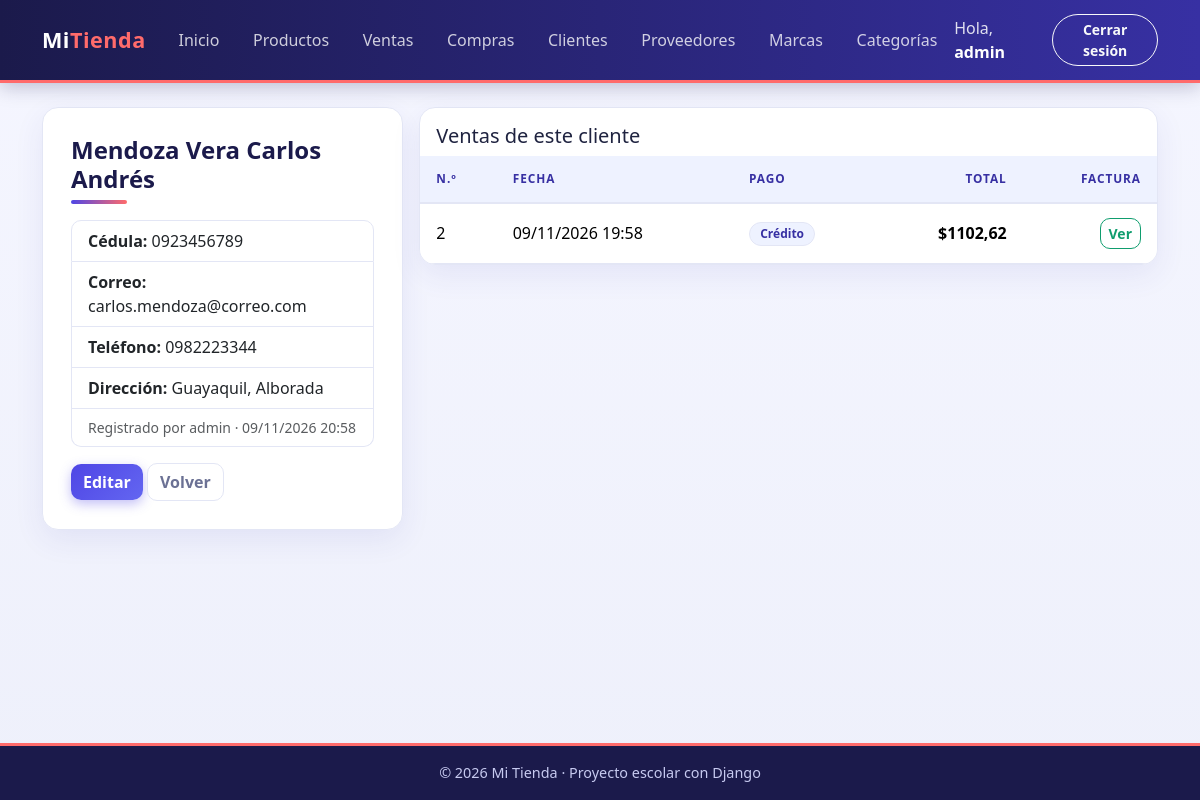
The page /facturacion/clientes/2/ (signed in) on the database its author committed.
### facturacion/models.py (models this page shows, shortened)
class ModeloBase(models.Model):
    user = models.ForeignKey(                    # 1:N con User: un usuario registra muchos registros
        User,
        on_delete=models.SET_NULL,               # Si borran al usuario, el registro se queda con user vacío
        null=True,                               # SET_NULL necesita que la columna acepte NULL
        blank=True,
        editable=False,                          # No aparece en formularios: lo llena la VISTA, no la persona
        related_name="%(class)s_registrados",    # %(class)s = nombre del modelo → user.producto_registrados
        verbose_name="Registrado por",
    )
    fecha_creacion = models.DateTimeField("Fecha de creación", auto_now_add=True)   # Se llena sola al CREAR
    fecha_modificacion = models.DateTimeField("Última modificación", auto_now=True) # Se actualiza sola en CADA save()
    class Meta:
        abstract = True                          # ← LA CLAVE: modelo "molde", sin tabla propia

class Cliente(ModeloBase):
    cedula = models.CharField("Cédula", max_length=10, unique=True)
    nombres = models.CharField(max_length=80)
    apellidos = models.CharField(max_length=80)
    email = models.EmailField("Correo", blank=True)
    telefono = models.CharField("Teléfono", max_length=15, blank=True)
    direccion = models.CharField("Dirección", max_length=200, blank=True)
    class Meta:
        verbose_name = "Cliente"
        verbose_name_plural = "Clientes"
        ordering = ["apellidos", "nombres"]
    def __str__(self):
        return f"{self.apellidos} {self.nombres}"

class Venta(ModeloBase):
    cliente = models.ForeignKey(Cliente, on_delete=models.PROTECT, related_name="ventas")   # 1:N
    fecha_hora = models.DateTimeField("Fecha y hora", default=timezone.now)   # default: la hora actual, editable
    subtotal = models.DecimalField(max_digits=12, decimal_places=2, default=0, editable=False)
    iva = models.DecimalField("IVA", max_digits=12, decimal_places=2, default=0, editable=False)
    total = models.DecimalField(max_digits=12, decimal_places=2, default=0, editable=False)
    tipo_pago = models.CharField(
        "Tipo de pago",
        max_length=15,
        choices=TipoPago.choices,                # Solo acepta contado, credito, transferencia o tarjeta
        default=TipoPago.CONTADO,
    )
    class Meta:
        verbose_name = "Venta"
        verbose_name_plural = "Ventas"
        ordering = ["-fecha_hora"]               # La más reciente primero

### facturacion/views.py (the view)
# urls.py: path("clientes/<int:pk>/", views.ClienteDetailView.as_view(), name="cliente_detalle"),
class ClienteDetailView(LoginRequiredMixin, DetailView):   # VER UNO: datos + sus ventas
    model = Cliente
    template_name = "facturacion/cliente_detalle.html"
    context_object_name = "cliente"                        # en el HTML: cliente.ventas.all (related_name="ventas")

### facturacion/templates/facturacion/cliente_detalle.html (shortened to what this page needs)
{% extends "base.html" %}
{% block contenido %}
<div class="row g-3">
    <div class="col-lg-4">
        <div class="tarjeta">
            <h1 class="h4 titulo-pagina mb-3">{{ cliente }}</h1>
            <ul class="list-group mb-3">
                <li class="list-group-item"><b>Cédula:</b> {{ cliente.cedula }}</li>
                <li class="list-group-item"><b>Correo:</b> {{ cliente.email|default:"—" }}</li>
                <li class="list-group-item"><b>Teléfono:</b> {{ cliente.telefono|default:"—" }}</li>
                <li class="list-group-item"><b>Dirección:</b> {{ cliente.direccion|default:"—" }}</li>
                <li class="list-group-item small text-muted">Registrado por {{ cliente.user|default:"—" }} · {{ cliente.fecha_creacion|date:"d/m/Y H:i" }}</li>
            </ul>
            <a href="{% url 'facturacion:cliente_editar' cliente.pk %}" class="btn btn-principal">Editar</a>
            <a href="{% url 'facturacion:cliente_lista' %}" class="btn btn-outline-secondary">Volver</a>
        </div>
    </div>
    <div class="col-lg-8">
        <div class="tarjeta p-0 table-responsive">
            <h2 class="h5 p-3 pb-0">Ventas de este cliente</h2>
            <table class="table table-hover align-middle m-0">
                <thead><tr><th>N.º</th><th>Fecha</th><th>Pago</th><th class="text-end">Total</th><th class="text-end">Factura</th></tr></thead>
                <tbody>
                    {% for venta in cliente.ventas.all %}
                    <tr>
                        <td>{{ venta.pk }}</td>
                        <td>{{ venta.fecha_hora|date:"d/m/Y H:i" }}</td>
                        <td><span class="badge bg-light text-dark border">{{ venta.get_tipo_pago_display }}</span></td>
                        <td class="text-end fw-semibold">${{ venta.total }}</td>
                        <td class="text-end"><a href="{% url 'facturacion:venta_detalle' venta.pk %}" class="btn btn-sm btn-outline-success">Ver</a></td>
                    </tr>
                    {% empty %}
                    <tr><td colspan="5" class="text-center text-muted py-4">Este cliente aún no tiene ventas.</td></tr>
                    {% endfor %}
                </tbody>
            </table>
        </div>
    </div>
</div>
{% endblock %}

### templates/base.html (shortened to what this page needs)
{% load static %}
<!DOCTYPE html>
<html lang="es">
<head>
    <link href="https://cdn.jsdelivr.net/npm/bootstrap@5.3.3/dist/css/bootstrap.min.css" rel="stylesheet">
    <link rel="stylesheet" href="{% static 'css/estilos.css' %}">
</head>
<body>
    <nav class="navbar navbar-expand-lg navbar-dark barra">
        <div class="container">
            <a class="navbar-brand fw-bold" href="{% url 'home' %}">Mi<span class="text-warning">Tienda</span></a>
            <div class="collapse navbar-collapse" id="menu">
                <ul class="navbar-nav me-auto">
                    <li class="nav-item"><a class="nav-link" href="{% url 'home' %}">Inicio</a></li>
                    {% if user.is_authenticated %}
                        <li class="nav-item"><a class="nav-link" href="{% url 'facturacion:producto_lista' %}">Productos</a></li>
                        <li class="nav-item"><a class="nav-link" href="{% url 'facturacion:venta_lista' %}">Ventas</a></li>
                        <li class="nav-item"><a class="nav-link" href="{% url 'facturacion:compra_lista' %}">Compras</a></li>
                        <li class="nav-item"><a class="nav-link" href="{% url 'facturacion:cliente_lista' %}">Clientes</a></li>
                        <li class="nav-item"><a class="nav-link" href="{% url 'facturacion:proveedor_lista' %}">Proveedores</a></li>
                        <li class="nav-item"><a class="nav-link" href="{% url 'facturacion:marca_lista' %}">Marcas</a></li>
                        <li class="nav-item"><a class="nav-link" href="{% url 'facturacion:categoria_lista' %}">Categorías</a></li>
                    {% endif %}
                </ul>
                <ul class="navbar-nav align-items-lg-center gap-2">
                    {% if user.is_authenticated %}
                        <li class="nav-item navbar-text">Hola, <a href="{% url 'facturacion:mi_perfil' %}" class="text-white fw-bold text-decoration-none">{{ user.username }}</a></li>
                        <li class="nav-item">
                            <form method="post" action="{% url 'logout' %}" class="m-0">
                                <button type="submit" class="btn btn-sm btn-outline-light">Cerrar sesión</button>
                            </form>
                        </li>
                    {% else %}
                        <li class="nav-item"><a class="nav-link" href="{% url 'login' %}">Ingresar</a></li>
                        <li class="nav-item"><a class="btn btn-sm btn-warning" href="{% url 'registro' %}">Crear cuenta</a></li>
                    {% endif %}
                </ul>
            </div>
        </div>
    </nav>
    <main class="container py-4">
        {% block contenido %}{% endblock %}
    </main>
    <footer class="pie text-center py-3">© 2026 Mi Tienda · Proyecto escolar con Django</footer>
</body>
</html>

### static/css/estilos.css (style rules this page uses)
:root { --indigo-900: #1b1a4b; --indigo-700: #3730a3; --indigo-600: #4f46e5; --indigo-500: #6366f1; --indigo-50: #eef2ff; --coral: #ff6b6b; --texto: #1f2340; --texto-suave:#6b7194; --borde: #e3e6f5; --radio: 16px; }
body { font-family: "Segoe UI", system-ui, -apple-system, Roboto, "Helvetica Neue", Arial, sans-serif; color: var(--texto); background: linear-gradient(180deg, #f5f6ff 0%, #eef0fb 100%); background-attachment: fixed; min-height: 100vh; display: flex; flex-direction: column; }
main { flex: 1; }
.barra { background: linear-gradient(90deg, var(--indigo-900), var(--indigo-700)); box-shadow: 0 4px 18px rgba(27, 26, 75, .25); border-bottom: 3px solid var(--coral); }
.barra .navbar-brand { letter-spacing: .5px; font-size: 1.35rem; }
.barra .text-warning { color: var(--coral) !important; }
.barra .nav-link { color: rgba(255, 255, 255, .78); border-radius: 999px; padding: .4rem .95rem !important; margin: 0 .1rem; transition: background-color .2s, color .2s; }
.barra .btn-outline-light { border-radius: 999px; }
.titulo-pagina { position: relative; padding-bottom: 10px; font-weight: 700; color: var(--indigo-900); }
.titulo-pagina::after { content: ""; position: absolute; left: 0; bottom: 0; width: 56px; height: 4px; border-radius: 4px; background: linear-gradient(90deg, var(--indigo-600), var(--coral)); }
.tarjeta { background-color: #fff; border: 1px solid var(--borde); border-radius: var(--radio); padding: 28px; box-shadow: 0 10px 30px rgba(55, 48, 163, .08); }
.tarjeta.p-0 { overflow: hidden; }
.table { --bs-table-hover-bg: var(--indigo-50); }
.table thead th { background-color: var(--indigo-50); color: var(--indigo-700); text-transform: uppercase; font-size: .74rem; letter-spacing: .08em; font-weight: 700; border-bottom: 2px solid var(--borde); padding: 14px 16px; }
.table tbody td { padding: 14px 16px; border-color: var(--borde); }
.btn { border-radius: 10px; font-weight: 600; transition: all .2s ease; }
.btn-principal { background: linear-gradient(135deg, var(--indigo-600), var(--indigo-500)); color: #fff; border: 0; box-shadow: 0 4px 12px rgba(79, 70, 229, .35); }
.btn-outline-secondary { color: var(--texto-suave); border-color: var(--borde); background: #fff; }
.badge { border-radius: 999px; padding: .45em .85em; font-weight: 600; }
.list-group-item { border-color: var(--borde); }
.list-group-item:first-child { border-top-left-radius: 10px; border-top-right-radius: 10px; }
.list-group-item:last-child { border-bottom-left-radius: 10px; border-bottom-right-radius: 10px; }
.pie { background: var(--indigo-900); color: #c7caf0; font-size: .9rem; border-top: 3px solid var(--coral); }
.barra .navbar-text { color: rgba(255, 255, 255, .85); }
.btn-outline-success { color: #0f9d6e; border-color: #0f9d6e; }
.badge.bg-light.text-dark { background-color: var(--indigo-50) !important; color: var(--indigo-700) !important; border-color: var(--borde) !important; }

### rows shown on the page
Cliente: apellidos+nombres "Mendoza Vera Carlos Andrés", cedula "0923456789", email "carlos.mendoza@correo.com", telefono "0982223344", direccion "Guayaquil, Alborada", user "admin", fecha_creacion "09/11/2026 20:58"
Venta: pk "2", fecha_hora "09/11/2026 19:58", tipo_pago "Crédito", total "1102,62"

### other values the page prints
{{ user.username }} "admin"
